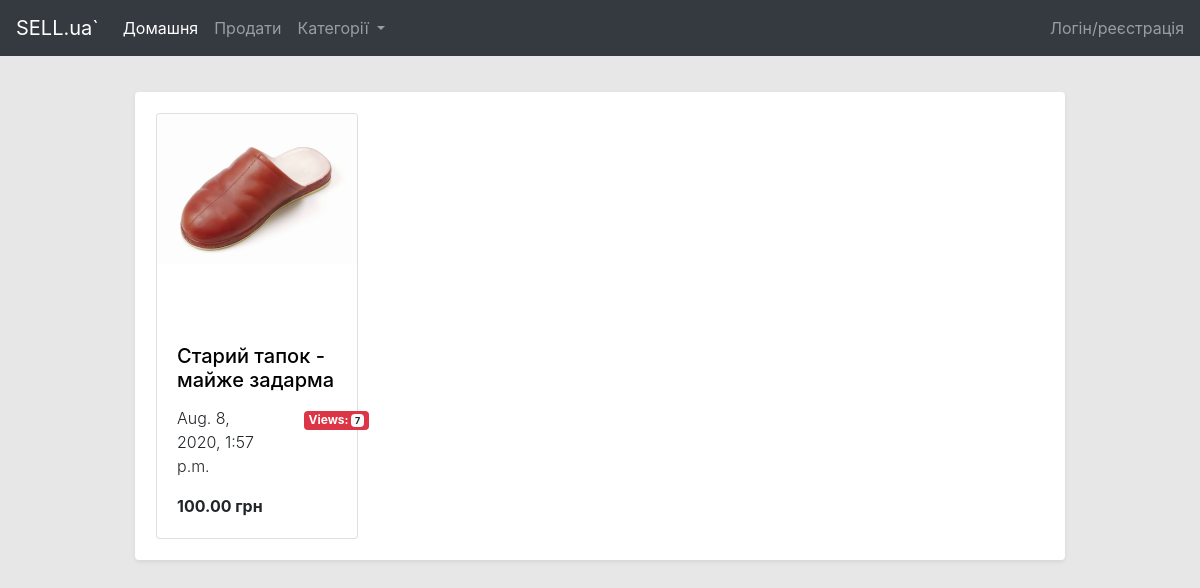
The page / on the database its author committed.
### website/models.py (models this page shows, shortened)
class Advert(models.Model):
    title = models.CharField("Заголовок", max_length=100)
    owner = models.ForeignKey(User, on_delete=models.CASCADE, verbose_name="Власник")
    date_published = models.DateTimeField("Дата публікації", auto_now=True)
    description = models.TextField("Опис", max_length=1000)
    price = models.DecimalField("Ціна", decimal_places=2, max_digits=10)
    is_price_final = models.BooleanField(default=False)
    status = models.ForeignKey(verbose_name="Статус", to=AdvertStatus, on_delete=models.SET_NULL, null=True)
    category = models.ForeignKey(Category, on_delete=models.CASCADE, verbose_name="Категорія")
    views = models.PositiveIntegerField("Перегляди", default=0)
    address = models.ForeignKey(verbose_name="Адреса відправлювача", to=UserAddress, on_delete=models.SET_NULL, null=True, blank=True)
    def get_cover_photo(self):
        all_images = self.advertphoto_set.all()
        if all_images:
            if self.advertphoto_set.filter(is_cover_photo=True):
                return self.advertphoto_set.filter(is_cover_photo=True).get().image.url
            else:
                return self.advertphoto_set.first().image.url
        return ''
    def is_advert_active(self):
        return self.status is not None \
               and self.status.label == "ADVERT_ACTIVE"
    class Meta:
        verbose_name = "Оголошення"
        verbose_name_plural = "Оголошення"

class AdvertPhoto(models.Model):
    advert = models.ForeignKey(Advert, verbose_name="Оголошення", on_delete=models.CASCADE)
    image = models.ImageField(upload_to="images/", verbose_name="Зображення", default='images/default-no-image.img')
    url = models.SlugField
    is_cover_photo = models.BooleanField("Обкладинка", default=False)
    class Meta:
        verbose_name = "Фото оголошення"
        verbose_name_plural = "Фото оголошення"

### website/views.py (the view)
# urls.py: path("", views.HomePageView.as_view(), name='home'),
class HomePageView(HeaderAwareListView):
    model = Advert
    template_name = "website/home.html"

### website/models.py (called while the page is built)
    def get_url(self):
        return reverse("category", args=[self.url])

### templates/website/home.html
{% extends 'base.html' %}
{% block content %}
{% include 'include/adverts_list.html' with advert_list=advert_list %}
{% endblock content %}

### templates/include/adverts_list.html
<div class="row">
    {% for advert in advert_list %}
    {% if advert.is_advert_active %}
    <div class="col-lg-3 col-md-6 col-sm-6 col-xs-12">
        <div class="card card-spaced w-100 " style="width: 18rem;">
            <div class="card-img-container">
                {% if advert.get_cover_photo %}
                <img alt="..." class="card-img-top" src="{{ advert.get_cover_photo }}">
                {% else %}
                <img alt="..." class="card-img-top" src="/media/images/default-no-image.jpg">
                {% endif %}
            </div>
            <div class="card-body">
                <h5 class="card-title"><a href="/advert/{{advert.pk}}">{{ advert.title }}</a></h5>
                <div class="row">
                    <div class="col-8">
                        <p class="font-weight-light">{{ advert.date_published }}</p>
                    </div>
                    <div class="col-4 text-right">
                        <span class="badge badge-danger">
                            Views: <span class="badge badge-light">{{ advert.views }}</span>
                        </span>
                    </div>
                </div>
                <b>{{advert.price}} грн</b>
            </div>
        </div>
    </div>
    {% endif %}
    {% endfor %}
</div>

### static/css/customstyle.css (style rules this page uses)
.card-img-container { height: 220px; overflow: hidden; }
.card-img-container img { height: auto; width: 100%; }
.card-spaced { margin: 5px 5px; }
.card-body { padding-top: 10px }
.card-title { height: 50px; }
body { background-color: #E7E7E7; }
a { color: black; text-decoration: none; }

### rows shown on the page
Advert: get_cover_photo (picture), title "Старий тапок - майже задарма", date_published "Aug. 8, 2020, 1:57 p.m.", views "7", price "100.00"
